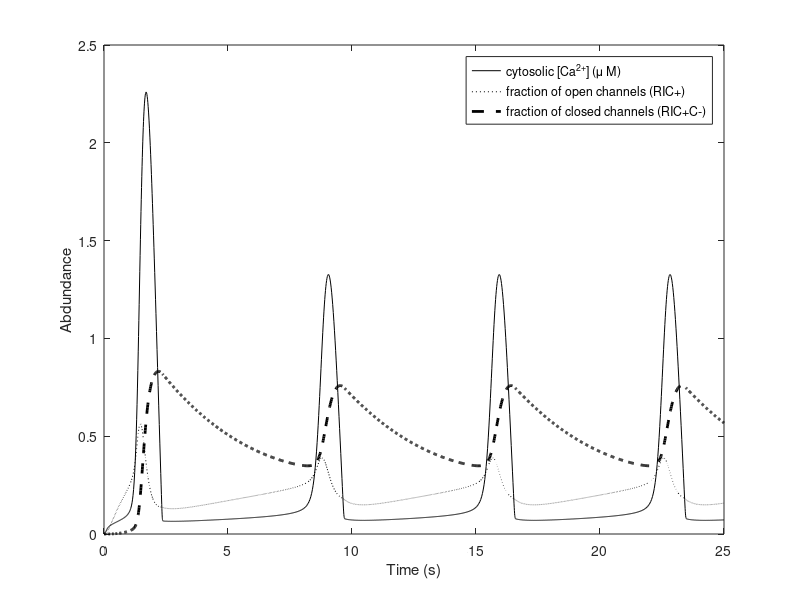

Write MATLAB code to recreate this figure.
% file calcium_main_illustration.m
% model of calcium-induced calcium release in hepatocytes
% adapted from Othmer and Tang (1997) in 'Case studies in mathematical
% modelling', Othmer et al. eds, Prentice Hall
% adapted from Ingalls book

function calcium_main_illustration

%declare parameters
global gamma0 ;
global gamma1;
global Cs;
global p1 ;
global p2;
global k1;
global km1;
global k2;
global km2 ;
global k3;
global km3 ;
global I;
global vr;

%assign parameter values
gamma0=0.1;
gamma1=20.5; 
p1=8.5;
p2=0.065;
k1=12;
k2=15;
k3=1.8;
km1=8;
km2=1.65;
km3=0.21;
Cs=8.37; 
vr=0.185;
I=1;


ODEFUN=@dSdt;

%set initial conditions.  State is S = [ C R RI RIC RICC]
S0=[0 1 0 0 0];

%run simualtion
[t,S]=ode45(ODEFUN, [0,25], S0);

figure(1)
set(gca,'fontsize',14)
plot(t, S(:,1), 'k', t, S(:,4), 'k:', t, S(:,5), 'k--', 'Linewidth', 2)
legend('cytosolic [Ca^{2+}] (\mu M)', 'fraction of open channels (RIC+)', 'fraction of closed channels (RIC+C-)')
xlabel('Time (s)')
ylabel('Abdundance')
%str1(1) = {'A'};
%text(-3,2.5,str1, 'Fontsize', 40)

end

%dynamics
function dS = dSdt(t,S)

global gamma0 ;
global gamma1;
global Cs;
global p1 ;
global p2;
global k1;
global km1;
global k2;
global km2 ;
global k3;
global km3 ;
global vr;
global I;
global mode

%dynamics
dS=[vr*(gamma0+gamma1*S(4))*(Cs-S(1)) - (p1*S(1)^4)/(p2^4+S(1)^4);-k1*I*S(2)+km1*S(3); -(km1+k2*S(1))*S(3)+ k1*I*S(2) + km2*S(4); -(km2+k3*S(1))*S(4) + k2*S(1)*S(3) + km3*S(5); k3*S(1)*S(4) - km3*S(5)];


end
